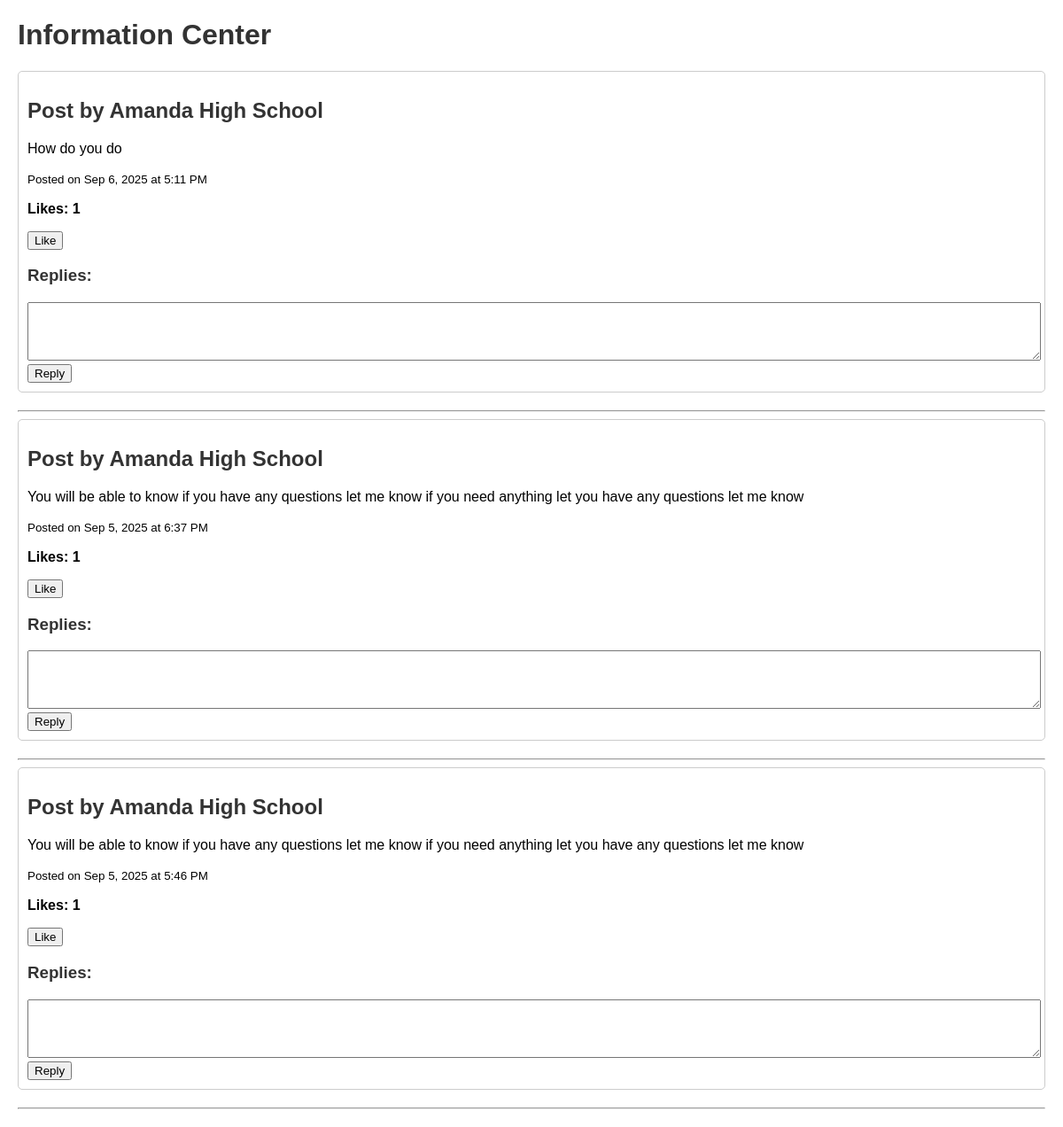
Page /student/info_center_ajax.php (signed in) on the committed database.
### tables this page shows
CREATE TABLE info_posts (
            id INTEGER PRIMARY KEY AUTOINCREMENT,
            school_id TEXT NOT NULL,
            content TEXT NOT NULL,
            created_at DATETIME DEFAULT CURRENT_TIMESTAMP
        );

### student/info_center_ajax.php (the view, shortened to what this page needs)
<?php
$dbPath = '/storage/emulated/0/htdocs/school_portal.db';
$conn = new SQLite3($dbPath);
function humanReadableDate($datetime) {
    $timestamp = strtotime($datetime);
    $now = time();
    $today = strtotime(date('Y-m-d', $now));
    $yesterday = strtotime('-1 day', $today);
    if (date('Y-m-d', $timestamp) === date('Y-m-d', $today)) {
        return 'Today at ' . date('g:i A', $timestamp);
    } elseif (date('Y-m-d', $timestamp) === date('Y-m-d', $yesterday)) {
        return 'Yesterday at ' . date('g:i A', $timestamp);
    } elseif ($timestamp >= strtotime('-6 days', $today)) {
        return date('l', $timestamp) . ' at ' . date('g:i A', $timestamp);
    } else {
        return date('M j, Y \a\t g:i A', $timestamp);
    }
}
$postsQuery = "SELECT p.id, p.content, p.created_at, s.school_name,
                      (SELECT COUNT(*) FROM info_likes WHERE post_id = p.id) AS like_count
               FROM info_posts p
               JOIN schools s ON p.school_id = s.school_id
               ORDER BY p.created_at DESC";
$postsResult = $conn->query($postsQuery);
?>
<!DOCTYPE html>
<html lang="en">
<head>
</head>
<body>
    <h1>Information Center</h1>
    <?php while ($post = $postsResult->fetchArray()): ?>
    <div class="post">
        <h2>Post by <?php echo htmlspecialchars($post['school_name']); ?></h2>
        <p><?php echo nl2br(htmlspecialchars($post['content'])); ?></p>
        <p><small>Posted on <?php echo htmlspecialchars(humanReadableDate($post['created_at'])); ?></small></p>
        <p><strong>Likes: <?php echo $post['like_count']; ?></strong></p>
        <form method="post">
            <button type="submit" name="like">Like</button>
        </form>
        <h3>Replies:</h3>
        <form method="post">
            <textarea name="content" required></textarea>
            <button type="submit" name="reply">Reply</button>
        </form>
    </div>
    <hr>
    <?php endwhile; ?>
</body>
</html>

### student/info_center_ajax.php (style rules this page uses)
body { font-family: Arial, sans-serif; margin: 20px; }
h1, h2, h3 { color: #333; }
div.post { border: 1px solid #ccc; padding: 10px; margin-bottom: 20px; border-radius: 5px; }
form { margin-top: 10px; }
textarea { width: 100%; height: 60px; }

### rows in the picture
info_posts: school_name "Amanda High School", content "How do you do", created_at "Sep 6, 2025 at 5:11 PM", like_count "1"
info_posts: school_name "Amanda High School", content "You will be able to know if you have any questions let me know if you need anything let you have any questions let me know", created_at "Sep 5, 2025 at 6:37 PM", like_count "1"
info_posts: school_name "Amanda High School", content "You will be able to know if you have any questions let me know if you need anything let you have any questions let me know", created_at "Sep 5, 2025 at 5:46 PM", like_count "1"
